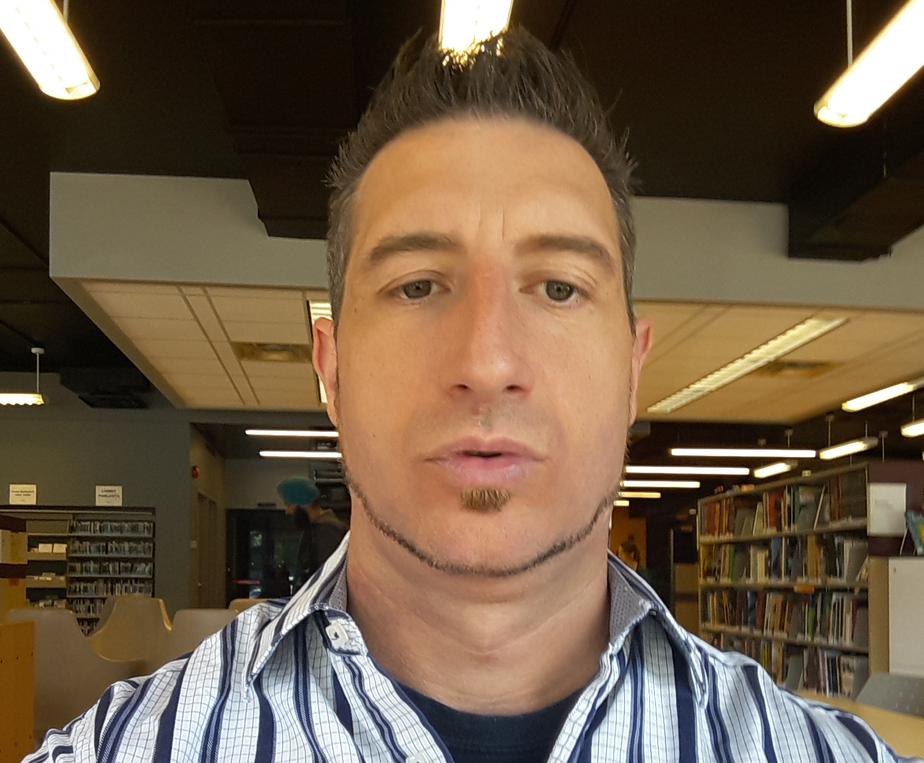
#> input picture FacialRecognition/images/moi.png, 924 x 763 px, shrunk from 1697 x 1401 before the run
$ jupyter execute Face.ipynb
#> lines starting #> are read from the running program, lines starting #| are printed output that depends on the picture; after the words box and inside, x2 and y2 are one past the last pixel; in counts of white or black regions, pixels touching at a corner belong together
Face Detection

[cell 1]
import cv2
import matplotlib.pyplot as plt

[cell 2]
# imagePath = 'images/bougon.jpg'
# imagePath = 'images/EPIC-FAIL.jpg'
imagePath= 'images/moi.png'
img = cv2.imread(imagePath)
#> img is the input picture: shape (763, 924, 3); mean B, G, R 70.4, 91.5, 110.9
img.shape
#> Out = (763, 924, 3)
# face_cascade = cv2.CascadeClassifier('path/to/face_classifier.xml')
#webcam (0) = first webcam on the computer
# video_capture = cv2.VideoCapture(0)

Convert to grayscale

[cell 3]
gray_image = cv2.cvtColor(img, cv2.COLOR_BGR2GRAY)
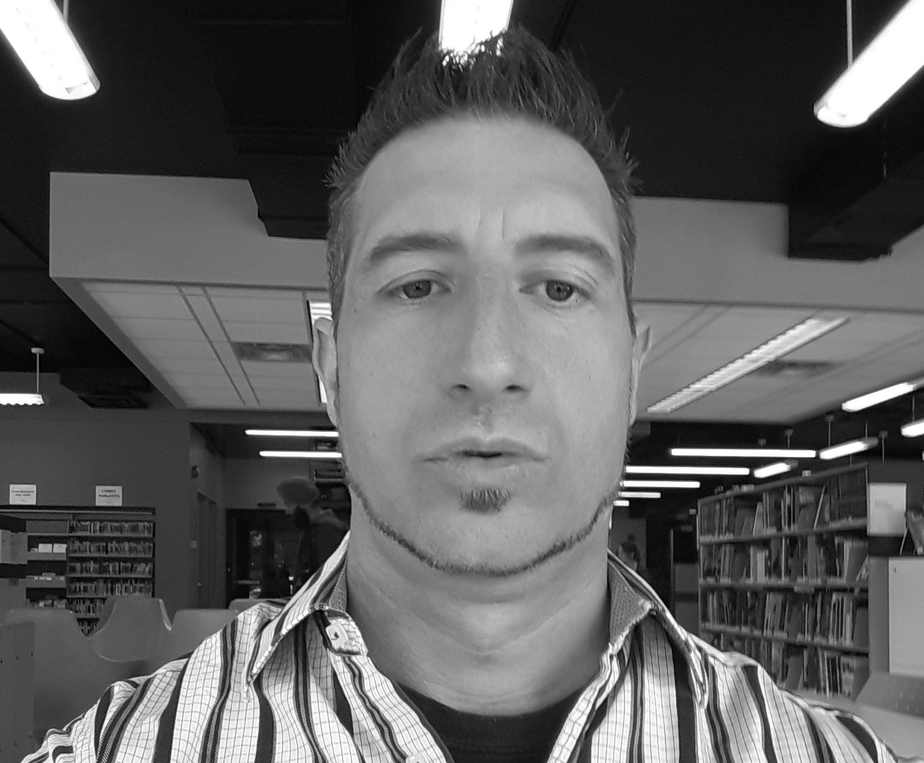
#> gray_image: shape (763, 924); min 0, max 255, mean 94.9
gray_image.shape
#> Out = (763, 924)

This tools is build specifically for detecting frontal faces in visual input

[cell 4]
face_classifier = cv2.CascadeClassifier(
    cv2.data.haarcascades + "haarcascade_frontalface_default.xml"
)

Face detection

[cell 5]
face = face_classifier.detectMultiScale(
    gray_image, scaleFactor=1.1, minNeighbors=5, minSize=(40, 40)
)
#> face = [[286, 129, 402, 402]]
# The detectMultiScale() method is used to identify faces of different sizes in the input image.

# The first parameter in this method is called grey_image, which is the grayscale image we created previously.

#This parameter is used to scale down the size of the input image to make it easier for the algorithm to detect larger faces. In this case, we have specified a scale factor of 1.1, indicating that we want to reduce the image size by 10%.

# The cascade classifier applies a sliding window through the image to detect faces in it. You can think of these windows as rectangles.
# Initially, the classifier will capture a large number of false positives. These are eliminated using the minNeighbors parameter, which specifies the number of neighboring rectangles that need to be identified for an object to be considered a valid detection.
# To summarize, passing a small value like 0 or 1 to this parameter would result in a high number of false positives, whereas a large number could lead to losing out on many true positives.
# The trick here is to find a tradeoff that allows us to eliminate false positives while also accurately identifying true positives.

# Finally, the minSize parameter sets the minimum size of the object to be detected. The model will ignore faces that are smaller than the minimum size specified.

Drawing the bounding box

[cell 6]
for (x, y, w, h) in face:
    cv2.rectangle(img, (x, y), (x + w, y + h), (0, 255, 0), 4)
#> this loop made 1 pass
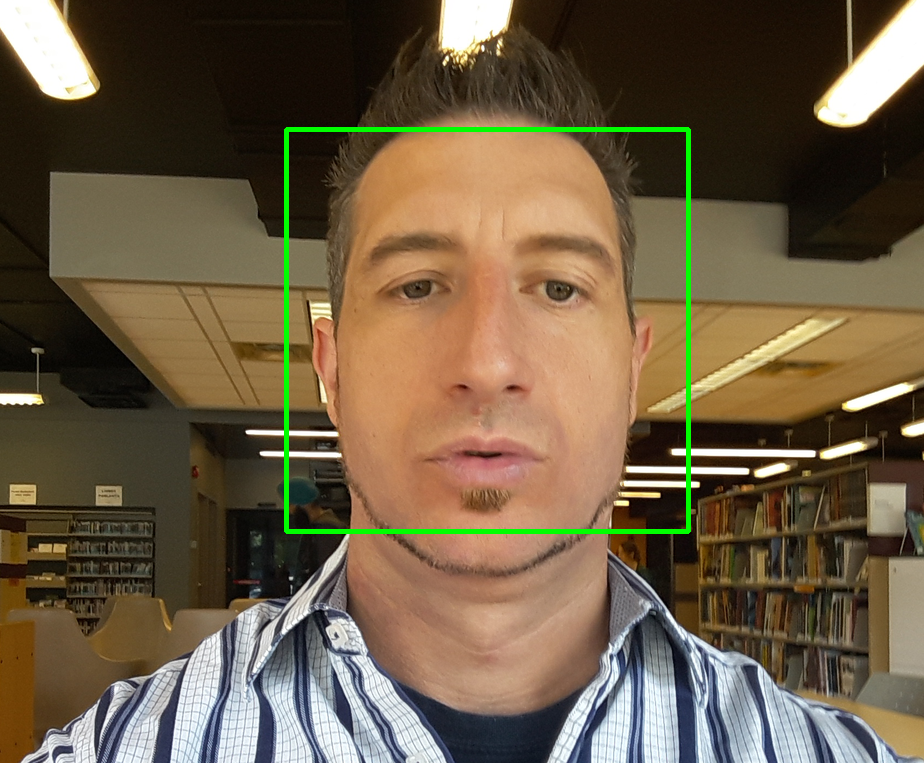
#> img: shape (763, 924, 3); 1.14% of pixels changed, all inside (x1, y1, x2, y2) = (284, 127, 691, 534)

display the image

[cell 7]
img_rgb = cv2.cvtColor(img, cv2.COLOR_BGR2RGB)

plt.figure(figsize=(20,10))
plt.imshow(img_rgb)
plt.axis('off')

$ run again, with FacialRecognition/images/bougon.jpg saved as FacialRecognition/images/moi.png
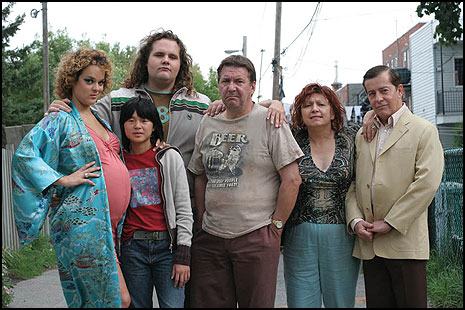
#> input picture FacialRecognition/images/bougon.jpg, 465 x 310 px
#> img is the input picture: shape (310, 465, 3); mean B, G, R 117.5, 120.8, 119.4
#> `gray_image = cv2.cvtColor(img, cv2.COLOR_BGR2GRAY)`:
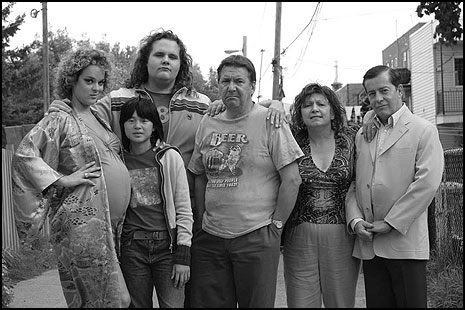
#> gray_image: shape (310, 465); min 0, max 255, mean 120
#> face = [[141, 37, 49, 49], [211, 63, 46, 46]]
#> the loop `for (x, y, w, h) in face:` made 2 passes
#> after the loop `for (x, y, w, h) in face:`:
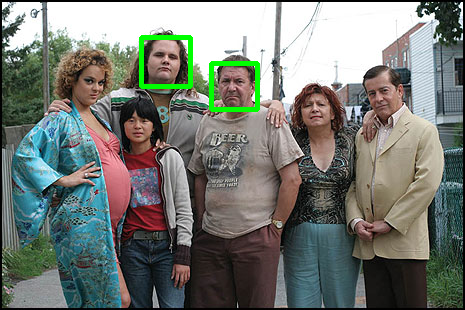
#> img: shape (310, 465, 3); 1.3% of pixels changed, all inside (x1, y1, x2, y2) = (139, 35, 260, 112)

$ run again, with FacialRecognition/images/EPIC-FAIL.jpg saved as FacialRecognition/images/moi.png
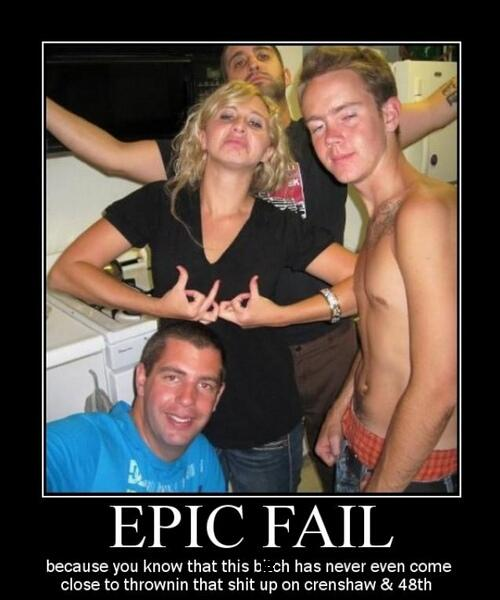
#> input picture FacialRecognition/images/EPIC-FAIL.jpg, 500 x 600 px
#> img is the input picture: shape (600, 500, 3); mean B, G, R 63.9, 71.2, 83.9
#> `gray_image = cv2.cvtColor(img, cv2.COLOR_BGR2GRAY)`:
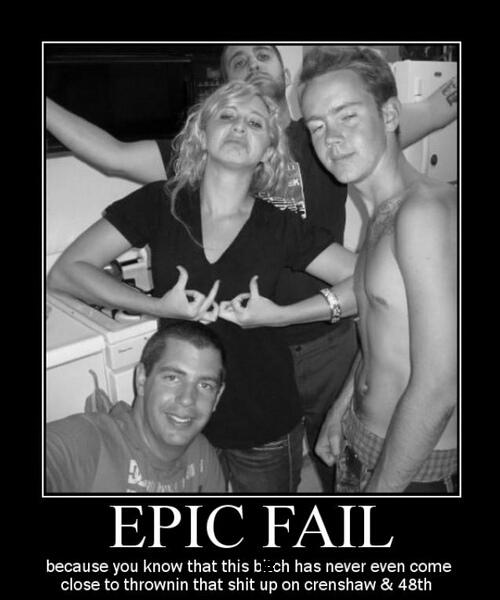
#> gray_image: shape (600, 500); min 0, max 255, mean 74.2
#> face = [[190, 87, 95, 95], [143, 345, 91, 91], [292, 80, 92, 92]]
#> the loop `for (x, y, w, h) in face:` made 3 passes
#> after the loop `for (x, y, w, h) in face:`:
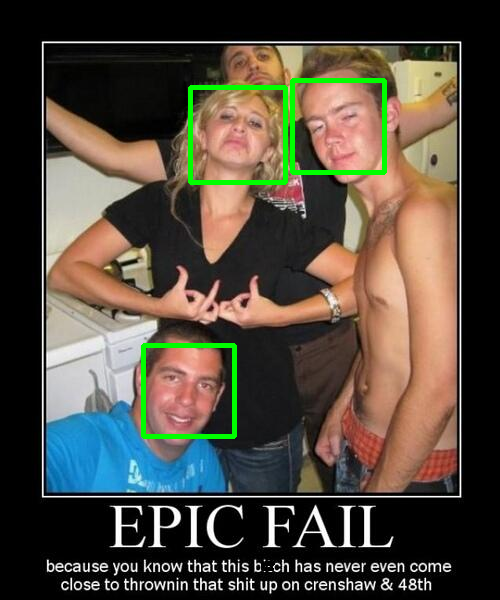
#> img: shape (600, 500, 3); 1.84% of pixels changed, all inside (x1, y1, x2, y2) = (141, 78, 387, 439)
